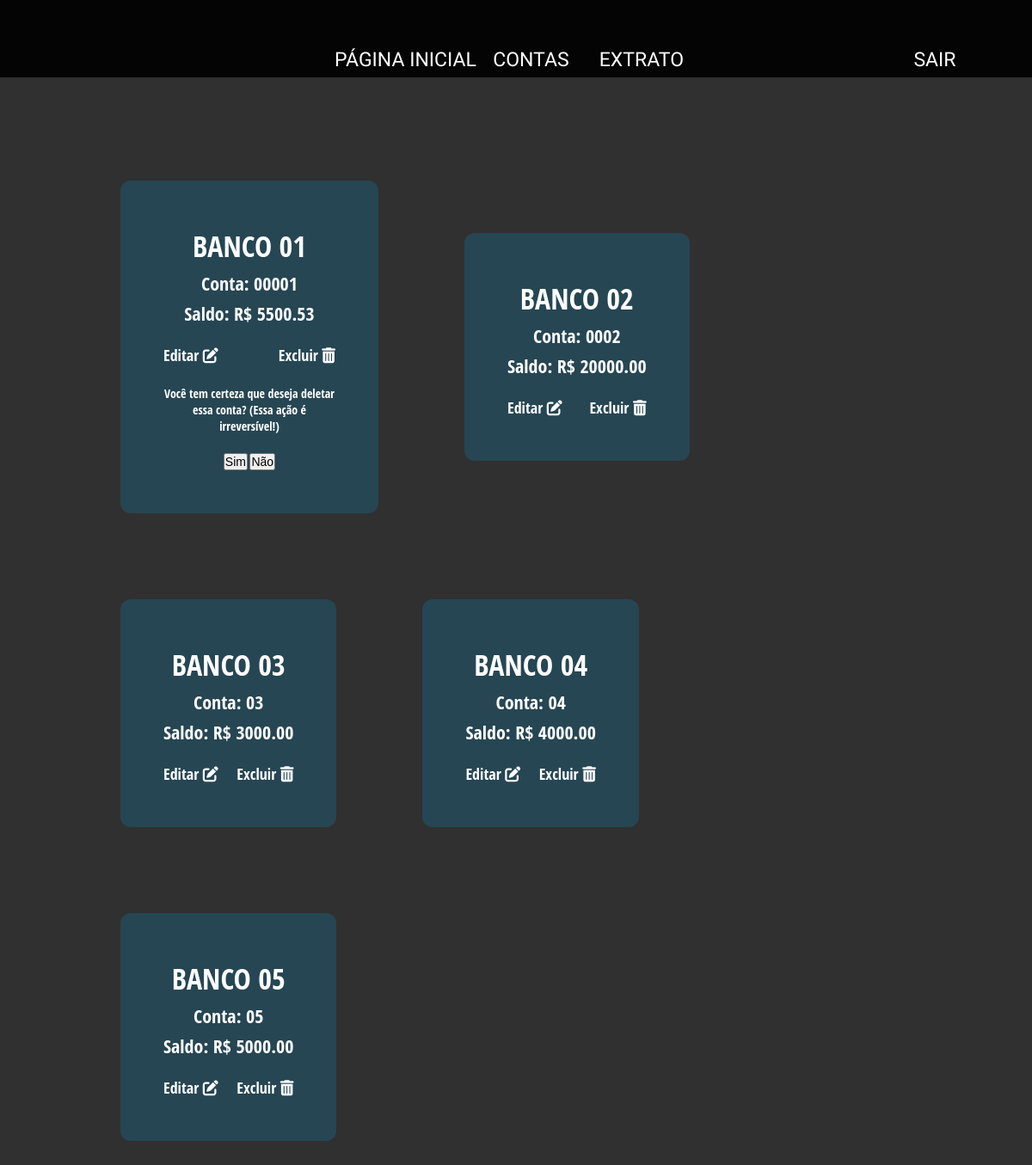
Screenshot of /core/accounts/?account=00001 with the database file from the repository.
### core/models.py (models this page shows, shortened)
class totalBalance(models.Model):
  account = models.CharField(max_length=8,
                             verbose_name="Conta",
                             primary_key=True)
  bank = models.CharField(max_length=100,
                          verbose_name="Banco",
                          )
  balance = models.DecimalField(max_digits=20,
                                decimal_places=2,
                                verbose_name="Saldo",
                                )
  register_date = models.DateTimeField(auto_now=True,
                                       verbose_name="Inserido em")
  class Meta:
    db_table = 'totalBalance'

### core/views.py (the view)
# urls.py: path('accounts/', views.accounts, name='accounts'),
def accounts(request):
    registered_accounts = totalBalance.objects.all()
    data = request.GET.get('account')
    if data:
        messages.warning(request, 'Você tem certeza que deseja deletar essa conta? (Essa ação é irreversível!)')
    context = {
        'accounts': registered_accounts,
        'data': data,
    }
    return render(request, 'accounts.html', context=context)

### core/templates/accounts.html
{% extends "base.html" %}
{% block content %}
<div class="content">
    <div class="box">
        {% for account in accounts %}
        <div class="box-content">
            <h1>{{ account.bank }}</h1>
            <p>Conta: {{ account.account }}</p>
            <p>Saldo: R$ {{ account.balance }}</p>
            <div class="box-subcontent">
                <a href="{% url 'edit_account' account=account.account %}">
                    <span class="edit-account">
                        Editar
                        <i class="fas fa-edit"></i>
                    </span>
                </a>
                <a href="{% url 'accounts' %}?account={{ account.account }}">
                    <span class="delete-account">
                        Excluir
                        <i class="fas fa-trash-alt"></i>
                    </span>
                </a>
            </div>
            {% if account.account == data %}
                {% if messages %}
                <div class="message info sm">
                    {% for message in messages %}
                    <p> {{ message }}</p>
                    <button type="submit" name="confirm">Sim</button>
                    <a href="{% url 'accounts' %}">
                        <button type="button">Não</button>
                    </a>
                </div>
                    {% endfor %}
                {% endif %}
            {% endif %}
        </div>
        {% endfor %}
    </div>
</div>
{% endblock %}

### core/static/css/styles.css (style rules this page uses)
* { box-sizing: border-box; text-decoration: none; padding: 0; margin: 0; }
html { font-size: 62.5%; text-decoration: none; background-color: #303030; font-family: "Open Sans Condensed"; }
a:link { text-decoration: none; }

### core/static/css/content.css (style rules this page uses)
.content { display: flex; justify-content: center; align-content: center; margin: 5rem 15em 5rem 5rem; text-align: center; border-radius: 2rem; color: #E0E0E0; }
.content > * { padding: 2rem; margin: 0 2rem 0 2rem; }

### core/static/css/texts.css (style rules this page uses)
h1 { font-size: 3.4rem; padding:.25rem 0 .25rem 0; text-transform: uppercase; }
p { font-size: 2.2rem; padding: .25rem 0 .25rem 0; }

### core/static/css/forms.css (style rules this page uses)
.info * { margin-top: 2rem; font-size: 14px !important; }
.sm { max-width: 20rem; }

### core/static/css/card-box.css (style rules this page uses)
.box { display: flex; flex-wrap: wrap; align-content: space-between; }
.box-content { display: flex; flex-wrap: wrap; flex-direction: column; margin: 5rem; padding: 5rem; background-color: #264653; color: white; border-radius: 1.2rem; align-self: center; }
.box-subcontent { display: flex; align-content: flex-end; justify-content: space-between; position: relative; color: white; }
.box-subcontent a { font-size: 1.8rem; margin-top: 2rem; color: white; }

### rows the page displays
totalBalance: bank "BANCO 01", account "00001", balance "5500.53", messages "Você tem certeza que deseja deletar essa conta? (Essa ação é irreversível!)"
totalBalance: bank "BANCO 02", account "0002", balance "20000.00"
totalBalance: bank "BANCO 03", account "03", balance "3000.00"
totalBalance: bank "BANCO 04", account "04", balance "4000.00"
totalBalance: bank "BANCO 05", account "05", balance "5000.00"
